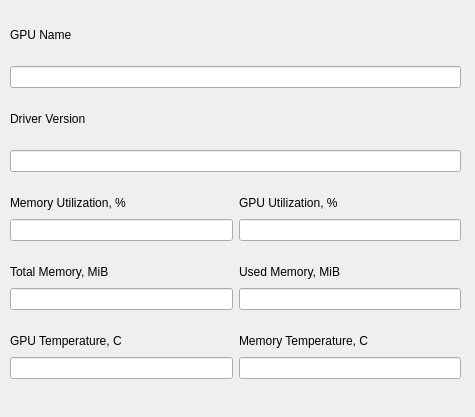
<?xml version="1.0" encoding="UTF-8"?>
<ui version="4.0">
 <class>Form</class>
 <widget class="QWidget" name="Form">
  <property name="geometry">
   <rect>
    <x>0</x>
    <y>0</y>
    <width>475</width>
    <height>417</height>
   </rect>
  </property>
  <property name="windowTitle">
   <string>Form</string>
  </property>
  <widget class="QWidget" name="verticalWidget_2" native="true">
   <property name="geometry">
    <rect>
     <x>10</x>
     <y>10</y>
     <width>451</width>
     <height>391</height>
    </rect>
   </property>
   <layout class="QVBoxLayout" name="gpu_layout">
    <item>
     <widget class="QLabel" name="name_label">
      <property name="maximumSize">
       <size>
        <width>16777215</width>
        <height>20</height>
       </size>
      </property>
      <property name="text">
       <string>GPU Name</string>
      </property>
     </widget>
    </item>
    <item>
     <widget class="QLineEdit" name="name_field">
      <property name="frame">
       <bool>true</bool>
      </property>
      <property name="readOnly">
       <bool>true</bool>
      </property>
     </widget>
    </item>
    <item>
     <widget class="QLabel" name="driver_label">
      <property name="maximumSize">
       <size>
        <width>16777215</width>
        <height>20</height>
       </size>
      </property>
      <property name="text">
       <string>Driver Version</string>
      </property>
     </widget>
    </item>
    <item>
     <widget class="QLineEdit" name="driver_field">
      <property name="frame">
       <bool>true</bool>
      </property>
      <property name="readOnly">
       <bool>true</bool>
      </property>
     </widget>
    </item>
    <item>
     <layout class="QHBoxLayout" name="horizontalLayout">
      <item>
       <layout class="QVBoxLayout" name="memory_util_box">
        <item>
         <widget class="QLabel" name="memory_util_label">
          <property name="maximumSize">
           <size>
            <width>16777215</width>
            <height>20</height>
           </size>
          </property>
          <property name="text">
           <string>Memory Utilization, %</string>
          </property>
         </widget>
        </item>
        <item>
         <widget class="QLineEdit" name="memory_util_field">
          <property name="readOnly">
           <bool>true</bool>
          </property>
         </widget>
        </item>
       </layout>
      </item>
      <item>
       <layout class="QVBoxLayout" name="gpu_util_box">
        <item>
         <widget class="QLabel" name="gpu_util_label">
          <property name="maximumSize">
           <size>
            <width>16777215</width>
            <height>20</height>
           </size>
          </property>
          <property name="text">
           <string>GPU Utilization, %</string>
          </property>
         </widget>
        </item>
        <item>
         <widget class="QLineEdit" name="gpu_util_field">
          <property name="readOnly">
           <bool>true</bool>
          </property>
         </widget>
        </item>
       </layout>
      </item>
     </layout>
    </item>
    <item>
     <layout class="QHBoxLayout" name="horizontalLayout_2">
      <item>
       <layout class="QVBoxLayout" name="memory_total_box">
        <item>
         <widget class="QLabel" name="memory_total_label">
          <property name="maximumSize">
           <size>
            <width>16777215</width>
            <height>20</height>
           </size>
          </property>
          <property name="text">
           <string>Total Memory, MiB</string>
          </property>
         </widget>
        </item>
        <item>
         <widget class="QLineEdit" name="memory_total_field">
          <property name="readOnly">
           <bool>true</bool>
          </property>
         </widget>
        </item>
       </layout>
      </item>
      <item>
       <layout class="QVBoxLayout" name="memory_used_box">
        <item>
         <widget class="QLabel" name="memory_used_label">
          <property name="maximumSize">
           <size>
            <width>16777215</width>
            <height>20</height>
           </size>
          </property>
          <property name="text">
           <string>Used Memory, MiB</string>
          </property>
         </widget>
        </item>
        <item>
         <widget class="QLineEdit" name="memory_used_field">
          <property name="readOnly">
           <bool>true</bool>
          </property>
         </widget>
        </item>
       </layout>
      </item>
     </layout>
    </item>
    <item>
     <layout class="QHBoxLayout" name="horizontalLayout_3">
      <item>
       <layout class="QVBoxLayout" name="temp_gpu_box">
        <item>
         <widget class="QLabel" name="temp_gpu_label">
          <property name="maximumSize">
           <size>
            <width>16777215</width>
            <height>20</height>
           </size>
          </property>
          <property name="text">
           <string>GPU Temperature, C</string>
          </property>
         </widget>
        </item>
        <item>
         <widget class="QLineEdit" name="temp_gpu_field">
          <property name="readOnly">
           <bool>true</bool>
          </property>
         </widget>
        </item>
       </layout>
      </item>
      <item>
       <layout class="QVBoxLayout" name="temp_mem_box">
        <item>
         <widget class="QLabel" name="temp_mem_label">
          <property name="maximumSize">
           <size>
            <width>16777215</width>
            <height>20</height>
           </size>
          </property>
          <property name="text">
           <string>Memory Temperature, C</string>
          </property>
         </widget>
        </item>
        <item>
         <widget class="QLineEdit" name="temp_mem_field">
          <property name="readOnly">
           <bool>true</bool>
          </property>
         </widget>
        </item>
       </layout>
      </item>
     </layout>
    </item>
   </layout>
  </widget>
 </widget>
 <resources/>
 <connections/>
</ui>
